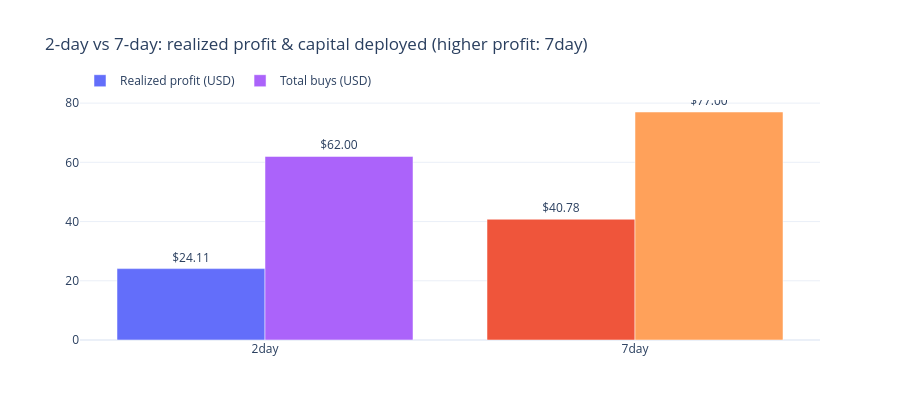

This figure's notebook cell:
### Markdown cell above
## Insight: 2-day vs 7-day

**2-day** = event window in slug ≤72h (e.g. `march-21-march-23`). **7-day** = longer weekly-style windows.

Realized profit is attributed by **sell** row’s `event_slug` (and buys by buy slug for capital deployed).

### Code cell
sub = summary[summary["period_type"].isin(["2day", "7day"])]
if len(sub) >= 2:
    p2 = float(sub.loc[sub["period_type"] == "2day", "realized_profit_usd"].sum())
    p7 = float(sub.loc[sub["period_type"] == "7day", "realized_profit_usd"].sum())
    b2 = float(sub.loc[sub["period_type"] == "2day", "buy_usd"].sum())
    b7 = float(sub.loc[sub["period_type"] == "7day", "buy_usd"].sum())
    winner = "2-day" if p2 > p7 else "7-day" if p7 > p2 else "tie"
    print(
        f"Realized P&L — 2-day: ${p2:+.2f} (on ${b2:.2f} buys)  |  "
        f"7-day: ${p7:+.2f} (on ${b7:.2f} buys)"
    )
    print(f"Higher realized P&L: {winner}")
else:
    print("Not enough mixed 2-day / 7-day rows for a clean comparison.")

fig_comparison(summary).show()

### Figure 1 — Plotly figure (JSON) as saved in the notebook; plotly's stock layout.template omitted (floating-point values rounded to 4 significant figures)
{"data": [{"marker": {"color": ["#636EFA", "#EF553B"]}, "name": "Realized profit (USD)", "text": ["$24.11", "$40.78"], "textposition": "outside", "type": "bar", "x": ["2day", "7day"], "y": [24.11, 40.78]}, {"marker": {"color": ["#AB63FA", "#FFA15A"]}, "name": "Total buys (USD)", "text": ["$62.00", "$77.00"], "textposition": "outside", "type": "bar", "x": ["2day", "7day"], "y": [62, 77]}], "layout": {"barmode": "group", "height": 420, "legend": {"orientation": "h", "y": 1.02, "yanchor": "bottom"}, "title": {"text": "2-day vs 7-day: realized profit & capital deployed (higher profit: 7day)"}}}
